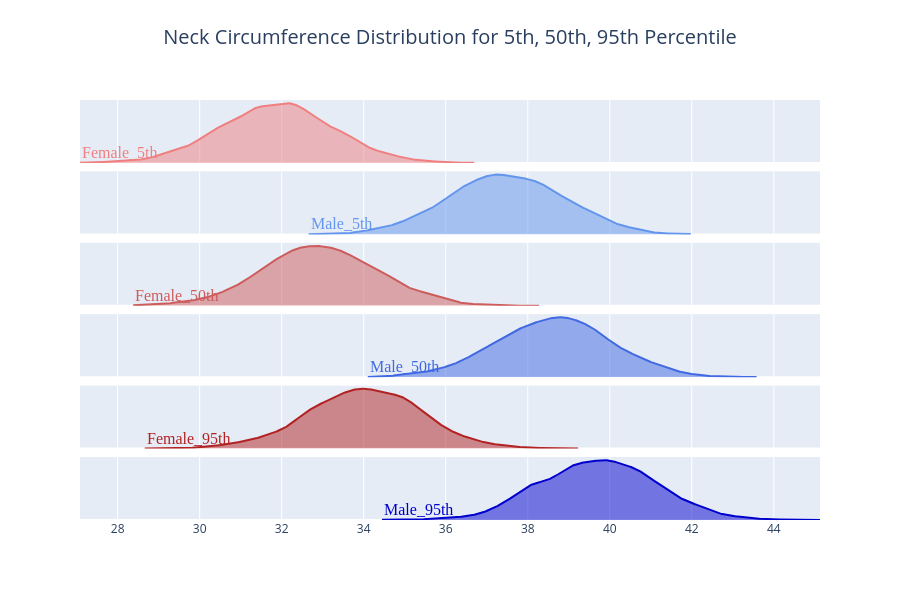

Notebook source saved alongside this figure:
### Code cell
import numpy as np
import pandas as pd
import plotly.graph_objects as go
from plotly.subplots import make_subplots
from scipy.stats import gaussian_kde


# Combine the data into a DataFrame
groups = ['Female_5th'] * 4000 + ['Male_5th'] * 4000 + ['Female_50th'] * 4000 + ['Male_50th'] * 4000 + ['Female_95th'] * 4000 + ['Male_95th'] * 4000
x = np.concatenate([dummy5th_F, dummy5th_M, viva50F_F, viva50M_M, dummy95th_F, dummy95th_M])

df = pd.DataFrame(dict(x=x, g=groups))

# Define the custom color palette
colors = ["lightcoral", "cornflowerblue", "indianred", "royalblue", "firebrick", "mediumblue"]

# Create subplots
fig = make_subplots(rows=len(df['g'].unique()), cols=1, shared_xaxes=True, vertical_spacing=0.02)

# Add density traces for each group
for i, group in enumerate(df['g'].unique()):
    group_data = df[df['g'] == group]['x']
    kde = gaussian_kde(group_data)
    kde_x = np.linspace(min(group_data), max(group_data), 1000)
    kde_y = kde(kde_x)
    
    fig.add_trace(go.Scatter(
        x=kde_x,
        y=kde_y,
        mode='lines',
        fill='tozeroy',
        line=dict(color=colors[i]),
        name=group
    ), row=i+1, col=1)

    # Add group label to the y-axis
    fig.update_yaxes(showticklabels= False , showgrid=False, row=i+1, col=1)
    
    # Add annotation for the group label on the x-axis
    fig.add_annotation(
        xref='x',
        yref='y',
        x=kde_x[0],  # Place the annotation at the start of the x-axis
        y=0,  # Place the annotation at the bottom of the subplot
        text=group,
        showarrow=False,
        font=dict(size=16, color=colors[i], family="Arial Black"),
        xanchor='left',  # Align the text to the left
        yanchor='bottom',  # Align the text to the bottom
        row=i+1,
        col=1
    )

#fig.update_xaxes(title_text="Neck Circumference [cm]")
# Update layout for the plot
fig.update_layout(
   title={
        'text': "Neck Circumference Distribution for 5th, 50th, 95th Percentile",
        'y': 0.95,  # Adjust the vertical position of the title
        'x': 0.5,   # Center the title horizontally
        'xanchor': 'center',
        'yanchor': 'top',
        'font': {
            'size': 20  # Change the font size of the title
        }},
    showlegend=False,
    height=600,  # Adjust height as needed
)

# Show the plot
fig.show()

### Figure 1 — Plotly figure (JSON) as saved in the notebook; plotly's stock layout.template omitted (floating-point values rounded to 4 significant figures; data arrays with more than 128 entries replaced by an {"elided": "..."} marker saying what was removed)
{"data": [{"fill": "tozeroy", "line": {"color": "lightcoral"}, "mode": "lines", "name": "Female_5th", "type": "scatter", "x": {"elided": "1000 float values"}, "xaxis": "x", "y": {"elided": "1000 float values"}, "yaxis": "y"}, {"fill": "tozeroy", "line": {"color": "cornflowerblue"}, "mode": "lines", "name": "Male_5th", "type": "scatter", "x": {"elided": "1000 float values"}, "xaxis": "x2", "y": {"elided": "1000 float values"}, "yaxis": "y2"}, {"fill": "tozeroy", "line": {"color": "indianred"}, "mode": "lines", "name": "Female_50th", "type": "scatter", "x": {"elided": "1000 float values"}, "xaxis": "x3", "y": {"elided": "1000 float values"}, "yaxis": "y3"}, {"fill": "tozeroy", "line": {"color": "royalblue"}, "mode": "lines", "name": "Male_50th", "type": "scatter", "x": {"elided": "1000 float values"}, "xaxis": "x4", "y": {"elided": "1000 float values"}, "yaxis": "y4"}, {"fill": "tozeroy", "line": {"color": "firebrick"}, "mode": "lines", "name": "Female_95th", "type": "scatter", "x": {"elided": "1000 float values"}, "xaxis": "x5", "y": {"elided": "1000 float values"}, "yaxis": "y5"}, {"fill": "tozeroy", "line": {"color": "mediumblue"}, "mode": "lines", "name": "Male_95th", "type": "scatter", "x": {"elided": "1000 float values"}, "xaxis": "x6", "y": {"elided": "1000 float values"}, "yaxis": "y6"}], "layout": {"annotations": [{"font": {"color": "lightcoral", "family": "Arial Black", "size": 16}, "showarrow": false, "text": "Female_5th", "x": 27.08, "xanchor": "left", "xref": "x", "y": 0, "yanchor": "bottom", "yref": "y"}, {"font": {"color": "cornflowerblue", "family": "Arial Black", "size": 16}, "showarrow": false, "text": "Male_5th", "x": 32.66, "xanchor": "left", "xref": "x2", "y": 0, "yanchor": "bottom", "yref": "y2"}, {"font": {"color": "indianred", "family": "Arial Black", "size": 16}, "showarrow": false, "text": "Female_50th", "x": 28.38, "xanchor": "left", "xref": "x3", "y": 0, "yanchor": "bottom", "yref": "y3"}, {"font": {"color": "royalblue", "family": "Arial Black", "size": 16}, "showarrow": false, "text": "Male_50th", "x": 34.1, "xanchor": "left", "xref": "x4", "y": 0, "yanchor": "bottom", "yref": "y4"}, {"font": {"color": "firebrick", "family": "Arial Black", "size": 16}, "showarrow": false, "text": "Female_95th", "x": 28.66, "xanchor": "left", "xref": "x5", "y": 0, "yanchor": "bottom", "yref": "y5"}, {"font": {"color": "mediumblue", "family": "Arial Black", "size": 16}, "showarrow": false, "text": "Male_95th", "x": 34.45, "xanchor": "left", "xref": "x6", "y": 0, "yanchor": "bottom", "yref": "y6"}], "height": 600, "showlegend": false, "title": {"font": {"size": 20}, "text": "Neck Circumference Distribution for 5th, 50th, 95th Percentile", "x": 0.5, "xanchor": "center", "y": 0.95, "yanchor": "top"}, "xaxis": {"anchor": "y", "domain": [0, 1], "matches": "x6", "showticklabels": false}, "xaxis2": {"anchor": "y2", "domain": [0, 1], "matches": "x6", "showticklabels": false}, "xaxis3": {"anchor": "y3", "domain": [0, 1], "matches": "x6", "showticklabels": false}, "xaxis4": {"anchor": "y4", "domain": [0, 1], "matches": "x6", "showticklabels": false}, "xaxis5": {"anchor": "y5", "domain": [0, 1], "matches": "x6", "showticklabels": false}, "xaxis6": {"anchor": "y6", "domain": [0, 1]}, "yaxis": {"anchor": "x", "domain": [0.85, 1], "showgrid": false, "showticklabels": false}, "yaxis2": {"anchor": "x2", "domain": [0.68, 0.83], "showgrid": false, "showticklabels": false}, "yaxis3": {"anchor": "x3", "domain": [0.51, 0.66], "showgrid": false, "showticklabels": false}, "yaxis4": {"anchor": "x4", "domain": [0.34, 0.49], "showgrid": false, "showticklabels": false}, "yaxis5": {"anchor": "x5", "domain": [0.17, 0.32], "showgrid": false, "showticklabels": false}, "yaxis6": {"anchor": "x6", "domain": [0, 0.15], "showgrid": false, "showticklabels": false}}}
